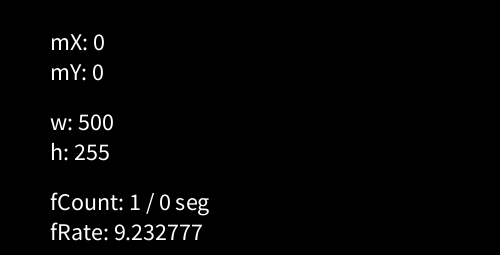
Frame 1 (no input)
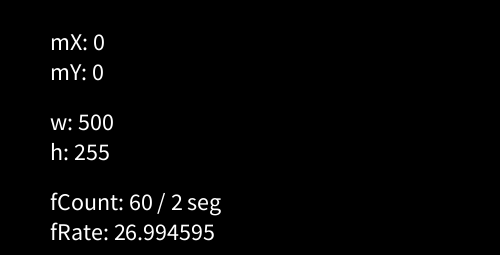
Frame 60 (the mouse pressed at the canvas centre just before this capture)
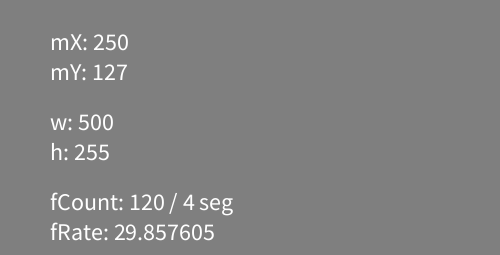
Frame 120 (the mouse held since frame 60 and released just before this capture)

The Processing sketch that drew these frames (run headless with seeded random() and noise(); from frame 60 on, the mouse is pressed at the canvas centre):

// Processing sketch: sketch_250422b
// ── sketch_250422b.pde

void setup(){
  size(500, 255);
  textSize( 24 );
  
  frameRate(30);  //fuerzo al frameRate en 30 con la funcion del mismo nombre
}

void draw(){
  //background( 0 );
  background( mouseY );  //aplicar una variable donde haya un numero
  
  //nueva funcion para escribir en pantalla
  //text( contenido, posX, posY );
  //entre comillas es cadena de caracteres
  //con + concateno entre varios textos
  text( "mX: " + mouseX, 50, 50 );
  text( "mY: " + mouseY, 50, 80 );
  //
  text( "w: " + width, 50, 130 );
  text( "h: " + height, 50, 160 );
  //
  text( "fCount: " + frameCount + " / " + frameCount/30 + " seg", 50, 210 );
  text( "fRate: " + frameRate, 50, 240 );
  
  //funcion para imprimir en la consola = zona negra de Processing
  println( mouseX );
}
